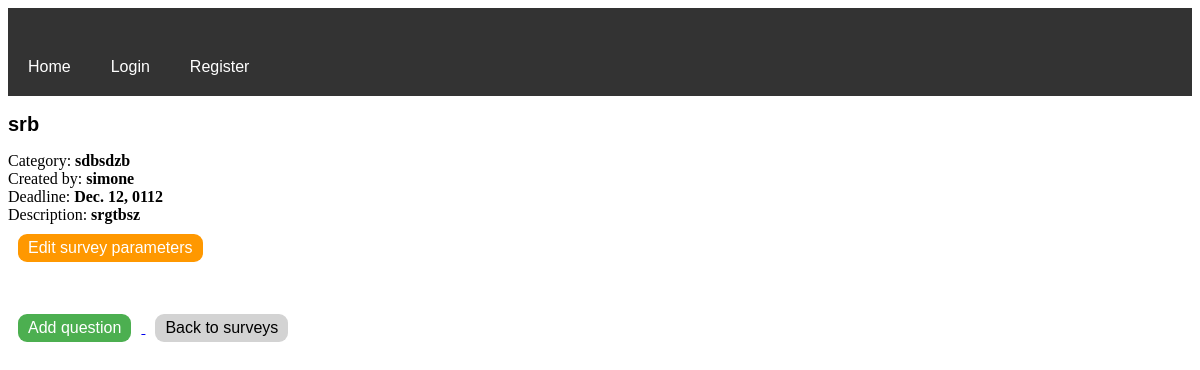
/viewSurvey/1/, run on an earlier commit of the app's database.
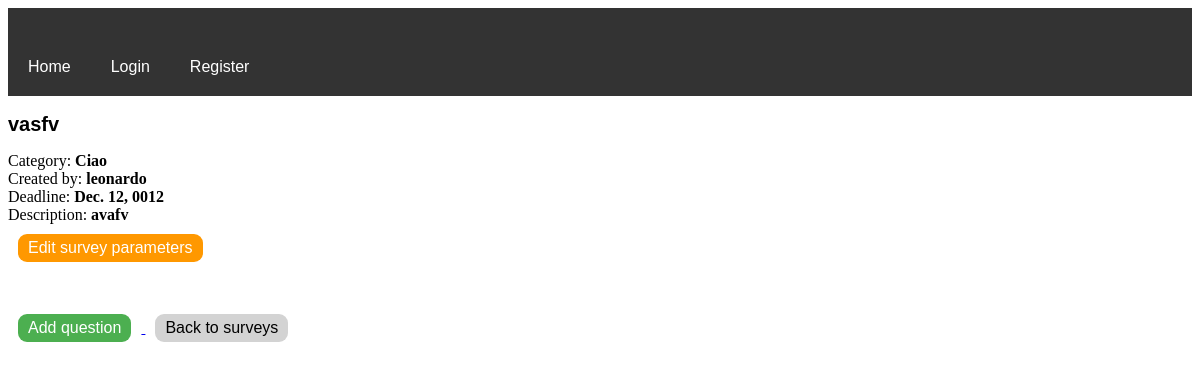
And on a later commit of the database.
### surveys/models.py (models this page shows, shortened)
class Survey(models.Model):
    id = models.AutoField(primary_key=True)
    name = models.CharField(max_length=50)
    description = models.CharField(max_length=200)
    user = models.ForeignKey(User, on_delete=models.CASCADE, null=True)
    category = models.ForeignKey(Category, on_delete=models.CASCADE, null=True)
    deadline = models.DateField(null=True)
    def get_id(self):
        return self.id

class Category(models.Model):
    id = models.AutoField(primary_key=True)
    name = models.CharField(max_length=50)
    user = models.ForeignKey(User, on_delete=models.CASCADE, null=True)
    def __str__(self):
        return self.name

### surveys/views.py (the view)
# urls.py: path('viewSurvey/<int:pk>/', views.ViewSurvey.as_view(), name='viewSurvey'),
class ViewSurvey(ListView):
    model = Question
    template_name = 'viewSurvey.html'
    context_object_name = 'questions'
    def get_context_data(self, *, object_list=None, **kwargs):
        context = super().get_context_data(**kwargs)
        context['survey'] = Survey.objects.get(pk=self.kwargs['pk'])
        return context
    def get_queryset(self):
        return Question.objects.filter(survey_id=self.kwargs['pk'])

### templates/viewSurvey.html (shortened to what this page needs)
{% extends 'base.html' %}
{% block content %}
    <h2>{{ survey.name }} </h2>
    Category: <b>{{ survey.category }}</b> <br>
    Created by: <b>{{ survey.user }}</b> <br>
    Deadline: <b>{{ survey.deadline }}</b> <br>
    Description: <b>{{ survey.description }}</b>
    <br>
    <a href="{% url 'editSurvey' survey.id %}">
        <button class="edit" type="button">Edit survey parameters</button>
    </a>
    <a href="{% url 'addQuestion' survey.get_id%}">
        <button class="new" type="button">Add question</button>
    </a>
    <a href="{% url 'index' %}">
        <button class="home" type="button">Back to surveys</button>
    </a>
{% endblock %}

What changed in the data, as far as the page shows it:
changed Survey: name "srb" → "vasfv"; category "sdbsdzb" → "Ciao"; user "simone" → "leonardo"; deadline "Dec. 12, 0112" → "Dec. 12, 0012"; description "srgtbsz" → "avafv"
